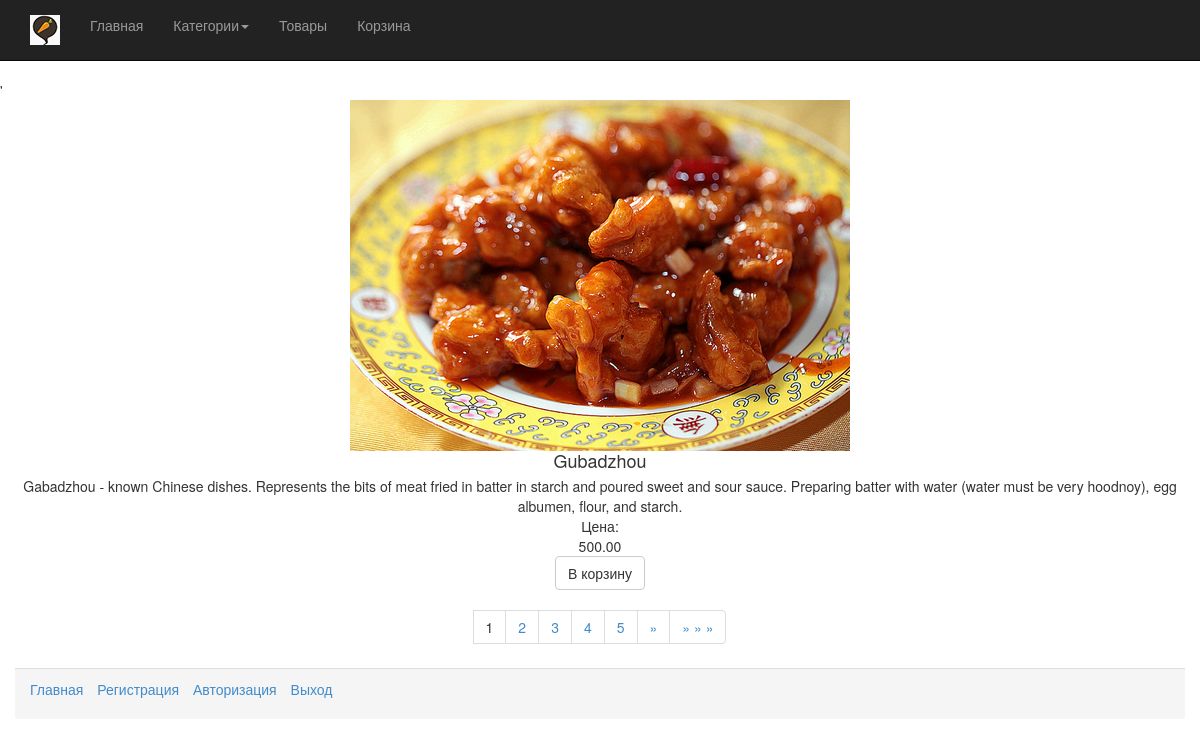
Screenshot of /user/getitemsandshow?category=2 with the database file from the repository.
### tables this page shows
CREATE TABLE IF NOT EXISTS `item` (
`id` int(5) NOT NULL,
  `name` varchar(100) NOT NULL,
  `price` decimal(10,2) NOT NULL,
  `category_id` int(5) NOT NULL,
  `available` tinyint(1) NOT NULL,
  `description` text NOT NULL,
  `image` varchar(100) NOT NULL
);

### application/core/view.php (called while the page is built)
<?php
class View
{
	function generate($content_view, $template_view, $data = null)
	{
		include 'application/views/'.$template_view;
	}
}

### application/controllers/controller_user.php (called while the page is built, shortened)
<?php
class Controller_User extends Controller
{
    function __construct()
    {
        $this->model = new Model_Login();
        $this->view  = new View();
    }
    function action_getItemsAndShow()
    {
        $count_show_pages = 5;
        $url = "/shop/user/getitemsandshow?page=1";
        $url_page = "/shop/user/getitemsandshow?page=";
        @$active = $_GET['page'];
        @$category = $_GET['category'];
        if (empty($active))
        {
          $active = 1;
        }
        if (!empty($category))
        {
          $items = $this->model->getCategoryItems($category);
        } else {
          $items = $this->model->getItems();
        }
        $count_pages = count($items);
        if ($count_pages > 1)
        {
              $left = $active - 1;
              if ($left < floor($count_show_pages / 2)) $start = 1;
              else $start = $active - floor($count_show_pages / 2);
              $end = $start + $count_show_pages - 1;
        }
        $paginationData = array('count_pages' => $count_pages, 'active' => $active, 'url' => $url, 'url_page' => $url_page, 'start' => $start, 'end' => $end, 'category' => $category);
        $this->view->generate('items_view.php', 'template_view.php', array('items' => $items,'pagination' => $paginationData));
    }
    function action_deleteItemFromOrder()
    {
        if (isset($_POST['submit'])) {
                $userdata = $this->model->getHashAndID(intval($_COOKIE['id']));
                if (isset($_COOKIE['id']) and isset($_COOKIE['hash'])) {
                    if (($userdata['user_hash'] !== $_COOKIE['hash']) or ($userdata['user_id'] !== $_COOKIE['id'])) {
                        setcookie("id", "", time() - 3600*24*30*12, "/");
                        setcookie("hash", "", time() - 3600*24*30*12, "/");
                        $message = "Авторизуйтесь пожалуйста.";
                        $this->view->generate('login_view.php', 'template_view.php', $message);
                    } else {
                                $this->model->deleteItemFromOrder($_COOKIE['id'], $_POST['deleteItem']);
                                echo "Удалено!";
                            }
                    } else {
                                $message = "Пожалуйста, включите куки.";
                                $this->view->generate('login_view.php', 'template_view.php', $message);
                            }
                }
    }   }

### application/bootstrap.php (called while the page is built, shortened)
<?php
require_once 'core/model.php';
require_once 'core/view.php';
Route::start();
?>

### index.php (called while the page is built, shortened)
<?php
require_once 'application/bootstrap.php';
?>

### application/core/model.php (called while the page is built, shortened)
<?php
class Model
{
	public function db_connect()
	{
		try {
          $this->DBH = new PDO("mysql:host=localhost;dbname=users", 'root', '');
        }
        catch(PDOException $e) {
        	$err[] = $e->getMessage;
            file_put_contents('PDOErrors.txt', $e->getMessage(), FILE_APPEND);
        }
	}
}

### application/models/model_user.php (called while the page is built, shortened)
<?
class Model_Login extends Model
{
    public function getCategoryItems($category)
    {
        $query = $this->DBH->prepare("SELECT * FROM item WHERE category_id = :category");
        $query->bindParam(':category', $category);
        $query->execute();
        $result = $query->fetchAll(PDO::FETCH_ASSOC);
        return $result;
    }
}
?>

### application/views/items_view.php (the view, shortened to what this page needs)
'<div class="container text-center">
	<div class="row">
		<div class="media">
			<a class="media-left media-middle" href="#"><img src="<?=$data['items'][$data['pagination']['active']-1]['image']?>" alt="Блюдо"></a>
			<div class="media-body">
				<h4 class="media-heading">
					<?=$data['items'][$data['pagination']['active']-1]['name']?>
				</h4>
				<?=$data['items'][$data['pagination']['active']-1]['description']?>
			</div>
			<span>Цена:</span> <div><?=$data['items'][$data['pagination']['active']-1]['price']?></div>
			<form role="form" method="POST" action="/shop/user/addItemToOrder">
				<input name="submit" type="submit" class="btn btn-default" value="В корзину">
			</form>
		</div>
	</div>
</div>
<div class="container text-center">
	<div class="row">
		<nav>
		  <ul class="pagination">
		    <li>
		     <?php for ($i = $data['pagination']['start']; $i <= $data['pagination']['end']; $i++) { ?>
		    <?php if ($i == $data['pagination']['active']) { ?><li><span><?=$i?></span></li><?php } else { ?><li><a href="<?php if ($i == 1) { ?><?=$data['pagination']['url'].'&category='.$data['pagination']['category']?><?php } else { ?><?=$data['pagination']['url_page'].$i.'&category='.$data['pagination']['category']?><?php } ?>"><?=$i?></a></li><?php } ?>
		    <?php } ?>
		    <?php if ($data['pagination']['active'] != $data['pagination']['count_pages']) { ?>
		</li>
		    <li>
		      <a href="<?=$data['pagination']['url_page'].($data['pagination']['active'] + 1).'&category='.$data['pagination']['category']?>" aria-label="Next">
		        <span aria-hidden="true">&raquo;</span>
		      </a>
		    </li>
		    <li>
		      <a href="<?=$data['pagination']['url_page'].$data['pagination']['count_pages'].'&category='.$data['pagination']['category']?>" aria-label="Next">
		        <span aria-hidden="true">&raquo; &raquo; &raquo;</span>
		      </a>
		    </li>
		    <?php } ?>
		  </ul>
		</nav>
	</div>
</div>

### rows the page displays
item: image (picture), name "Gubadzhou", description "Gabadzhou - known Chinese dishes. Represents the bits of meat fried in batter in starch and poured sweet and sour sauce. Preparing batter with water (water must be very hoodnoy), egg albumen, flour, and starch.", price "500.00"
